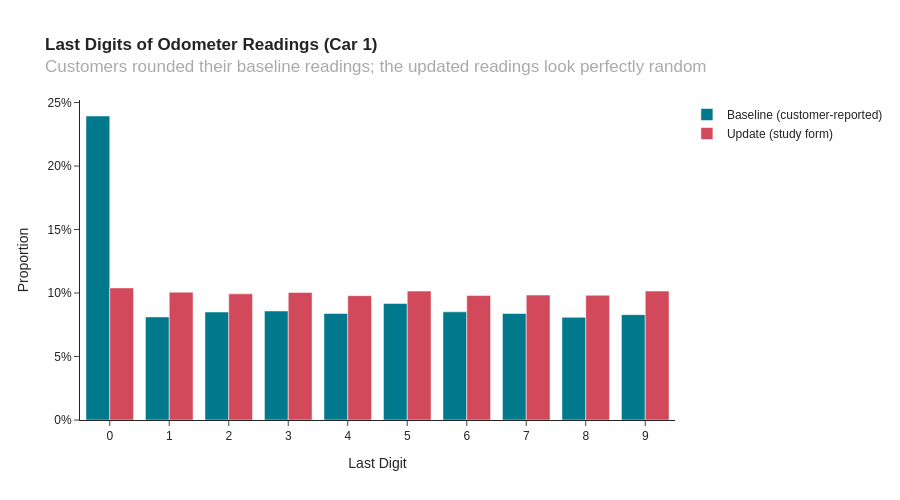

The code cell stored with this chart in its notebook:
### Code cell
def last_digit_shares(values, label):
    shares = (values.astype('int64') % 10).value_counts(normalize=True).reindex(range(10), fill_value=0)
    return shares.rename('proportion').rename_axis('digit').reset_index().assign(Group=label)


last_digit_df = pd.concat([
    last_digit_shares(df['baseline'], 'Baseline (customer-reported)'),
    last_digit_shares(df['update'], 'Update (study form)'),
])

fig = px.bar(
    last_digit_df,
    x='digit',
    y='proportion',
    color='Group',
    barmode='group',
    color_discrete_map=GROUP_COLORS,
    height=500,
    title='<b>Last Digits of Odometer Readings (Car 1)</b><br>'
          '<span style="color: #aaa">Customers rounded their baseline readings; the updated readings look perfectly random</span>',
    labels={'digit': 'Last Digit'},
)
fig.add_hline(y=0.1, line_dash='dash', line_color='#555555')
fig.update_layout(yaxis_title_text='Proportion', yaxis_tickformat=',.0%', legend_title=None)
fig.update_xaxes(dtick=1)
fig.show()

### Figure 1 — Plotly figure (JSON) as saved in the notebook; plotly's stock layout.template omitted (floating-point values rounded to 4 significant figures)
{"data": [{"alignmentgroup": "True", "hovertemplate": "Group=Baseline (customer-reported)<br>Last Digit=%{x}<br>proportion=%{y}<extra></extra>", "legendgroup": "Baseline (customer-reported)", "marker": {"color": "#00798C", "pattern": {"shape": ""}}, "name": "Baseline (customer-reported)", "offsetgroup": "Baseline (customer-reported)", "orientation": "v", "showlegend": true, "textposition": "auto", "type": "bar", "x": [0, 1, 2, 3, 4, 5, 6, 7, 8, 9], "xaxis": "x", "y": [0.2394, 0.08118, 0.08504, 0.08585, 0.08393, 0.09171, 0.08519, 0.08385, 0.08089, 0.08296], "yaxis": "y"}, {"alignmentgroup": "True", "hovertemplate": "Group=Update (study form)<br>Last Digit=%{x}<br>proportion=%{y}<extra></extra>", "legendgroup": "Update (study form)", "marker": {"color": "#D1495B", "pattern": {"shape": ""}}, "name": "Update (study form)", "offsetgroup": "Update (study form)", "orientation": "v", "showlegend": true, "textposition": "auto", "type": "bar", "x": [0, 1, 2, 3, 4, 5, 6, 7, 8, 9], "xaxis": "x", "y": [0.104, 0.1007, 0.09935, 0.1004, 0.09794, 0.1015, 0.09801, 0.09838, 0.09824, 0.1015], "yaxis": "y"}], "layout": {"barmode": "group", "height": 500, "legend": {"title": {}, "tracegroupgap": 0}, "shapes": [{"line": {"color": "#555555", "dash": "dash"}, "type": "line", "x0": 0, "x1": 1, "xref": "x domain", "y0": 0.1, "y1": 0.1, "yref": "y"}], "title": {"text": "<b>Last Digits of Odometer Readings (Car 1)</b><br><span style=\"color: #aaa\">Customers rounded their baseline readings; the updated readings look perfectly random</span>"}, "xaxis": {"anchor": "y", "domain": [0.0, 1.0], "dtick": 1, "title": {"text": "Last Digit"}}, "yaxis": {"anchor": "x", "domain": [0.0, 1.0], "tickformat": ",.0%", "title": {"text": "Proportion"}}}}
